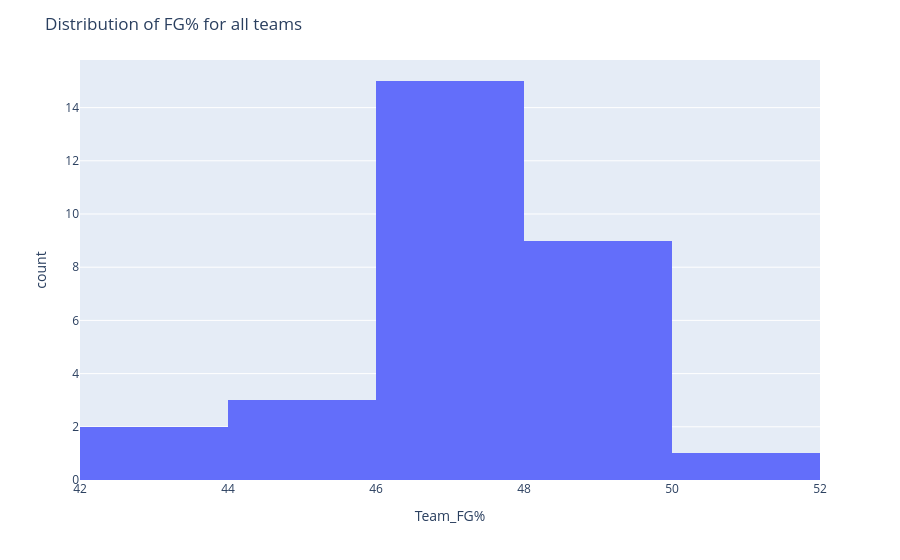

Notebook code for this chart:
### Code cell
FG_hist = px.histogram(Team_stats, x="Team_FG%", nbins=5)
FG_hist.update_layout(title="Distribution of FG% for all teams")

FG_hist.show()

### Figure 1 — Plotly figure (JSON) as saved in the notebook; plotly's stock layout.template omitted (floating-point values rounded to 4 significant figures)
{"data": [{"alignmentgroup": "True", "bingroup": "x", "hovertemplate": "Team_FG%=%{x}<br>count=%{y}<extra></extra>", "legendgroup": "", "marker": {"color": "#636efa", "pattern": {"shape": ""}}, "name": "", "nbinsx": 5, "offsetgroup": "", "orientation": "v", "showlegend": false, "type": "histogram", "x": [46.53, 48.37, 45.63, 46.0, 46.98, 47.54, 47.83, 49.11, 46.34, 47.66, 45.92, 50.72, 48.51, 49.84, 43.51, 46.37, 48.65, 48.23, 48.22, 46.38, 49.46, 47.21, 46.3, 49.19, 43.87, 47.66, 46.23, 47.12, 46.71, 47.02], "xaxis": "x", "yaxis": "y"}], "layout": {"barmode": "relative", "legend": {"tracegroupgap": 0}, "margin": {"t": 60}, "title": {"text": "Distribution of FG% for all teams"}, "xaxis": {"anchor": "y", "domain": [0, 1], "title": {"text": "Team_FG%"}}, "yaxis": {"anchor": "x", "domain": [0, 1], "title": {"text": "count"}}}}
